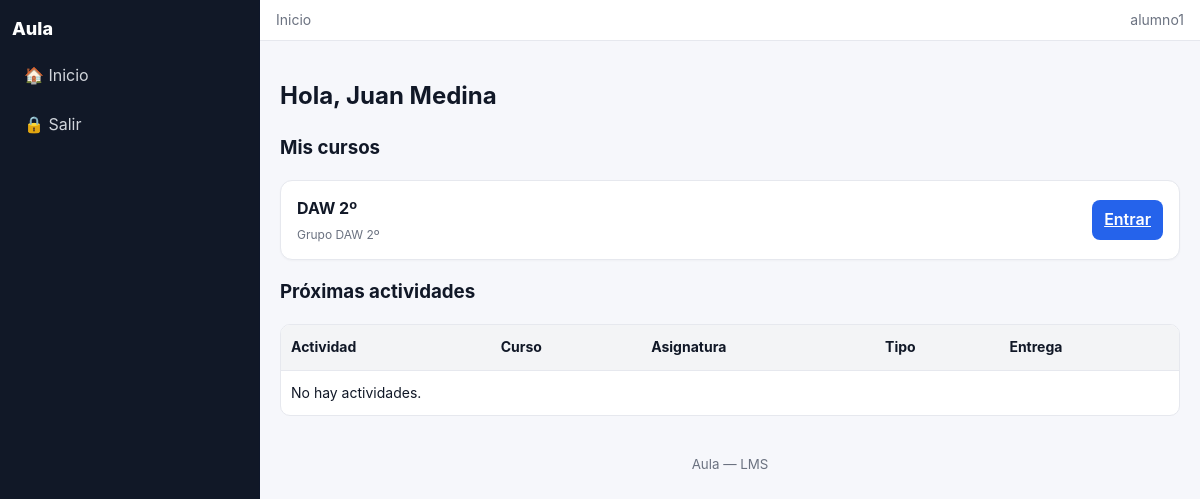
Screenshot of /alumno (signed in) with the database file from the repository.
### tables this page shows
CREATE TABLE alumnos(
        id INTEGER PRIMARY KEY AUTOINCREMENT,
        nombre TEXT NOT NULL,
        apellidos TEXT NOT NULL,
        email TEXT UNIQUE
    );

CREATE TABLE cursos(
        id INTEGER PRIMARY KEY AUTOINCREMENT,
        nombre TEXT NOT NULL,
        descripcion TEXT
    );

### app.py (the view)
@app.route("/alumno")
@student_login_required
def alumno_home():
    db = get_db()
    alumno = db.execute("SELECT * FROM alumnos WHERE id=?", (session["student_id"],)).fetchone()
    cursos = db.execute("""
        SELECT c.id, c.nombre, c.descripcion
        FROM cursos c
        JOIN matriculas m ON m.curso_id = c.id
        WHERE m.alumno_id = ?
        ORDER BY c.nombre
    """, (session["student_id"],)).fetchall()
    actividades = db.execute("""
        SELECT act.id, act.titulo, act.tipo, act.fecha_entrega, c.nombre AS curso, a.nombre AS asignatura
        FROM actividades act
        JOIN cursos c ON c.id = act.curso_id
        JOIN asignaturas a ON a.id = act.asignatura_id
        WHERE act.curso_id IN (SELECT curso_id FROM matriculas WHERE alumno_id=?)
        ORDER BY COALESCE(act.fecha_entrega, act.fecha_publicacion) ASC
        LIMIT 15
    """, (session["student_id"],)).fetchall()
    return render_template("alumno_dashboard.html", alumno=alumno, cursos=cursos, actividades=actividades)

### app.py (called while the page is built)
def get_db():
    if "db" not in g:
        conn = sqlite3.connect(DB_PATH)
        conn.row_factory = sqlite3.Row
        g.db = conn
    return g.db

@app.before_request
def _ensure_schema():
    ensure_student_front_schema()

def student_login_required(view):
    from functools import wraps
    @wraps(view)
    def wrapped(*args, **kwargs):
        if "student_id" not in session:
            return redirect(url_for("alumno_login"))
        return view(*args, **kwargs)
    return wrapped

### templates/alumno_dashboard.html (shortened to what this page needs)
{% extends "alumno_base.html" %}
{% block breadcrumbs %}Inicio{% endblock %}
{% block content %}
<h2>Hola, {{ alumno.nombre }} {{ alumno.apellidos }}</h2>
<h3 style="margin-top:14px;">Mis cursos</h3>
<div class="cards" style="grid-template-columns:repeat(auto-fit,minmax(260px,1fr));">
  {% for c in cursos %}
  <div class="card">
    <div>
      <b>{{ c.nombre }}</b>
      <div class="muted">{{ c.descripcion or '' }}</div>
    </div>
    <a class="btn" href="{{ url_for('alumno_curso', curso_id=c.id) }}">Entrar</a>
  </div>
  {% else %}
  <div class="card"><div>No estás matriculado en ningún curso.</div></div>
  {% endfor %}
</div>
<h3 style="margin-top:18px;">Próximas actividades</h3>
<table>
  <thead><tr><th>Actividad</th><th>Curso</th><th>Asignatura</th><th>Tipo</th><th>Entrega</th></tr></thead>
  <tbody>
    {% for a in actividades %}
    <tr>
      <td>{{ a.titulo }}</td>
      <td>{{ a.curso }}</td>
      <td>{{ a.asignatura }}</td>
      <td>{{ a.tipo }}</td>
      <td>{{ a.fecha_entrega or '—' }}</td>
    </tr>
    {% else %}
    <tr><td colspan="5">No hay actividades.</td></tr>
    {% endfor %}
  </tbody>
</table>
{% endblock %}

### static/style.css (style rules this page uses)
:root { --bg:#f6f7fb; --surface:#ffffff; --border:#e6e8ee; --muted:#6b7280; --text:#111827; --primary:#2563eb; --primary-ink:#ffffff; --danger:#dc2626; --ok:#059669; --sidebar-bg:#111827; --sidebar-ink:#d1d5db; --sidebar-active:#1f2937; }
* { box-sizing:border-box; }
html,body { height:100%; }
body { margin:0; font-family:Inter, ui-sans-serif, system-ui, -apple-system, Segoe UI, Roboto, Ubuntu; background:var(--bg); color:var(--text); line-height:1.45; }
.cards { display:grid; grid-template-columns:repeat(auto-fit,minmax(200px,1fr)); gap:14px; }
.card { background:var(--surface); border:1px solid var(--border); padding:16px; border-radius:12px; display:flex; align-items:center; justify-content:space-between; box-shadow:0 1px 2px rgba(0,0,0,.03); }
.btn { display:inline-block; padding:8px 12px; background:var(--primary); color:var(--primary-ink); border:none; border-radius:8px; font-weight:600; cursor:pointer; }
table { width:100%; border-collapse:separate; border-spacing:0; margin-top:12px; background:var(--surface); border:1px solid var(--border); border-radius:10px; overflow:hidden; }
thead { background:#f3f4f6; }
th, td { padding:12px 10px; border-bottom:1px solid var(--border); text-align:left; font-size:14px; }
tr:last-child td { border-bottom:none; }
.muted { color:var(--muted); font-size:12px; margin-top:6px; }

### rows the page displays
alumnos: nombre "Juan", apellidos "Medina"
cursos: nombre "DAW 2º", descripcion "Grupo DAW 2º"

### other values shown
{{ session.get('student_username','') }} "alumno1"
